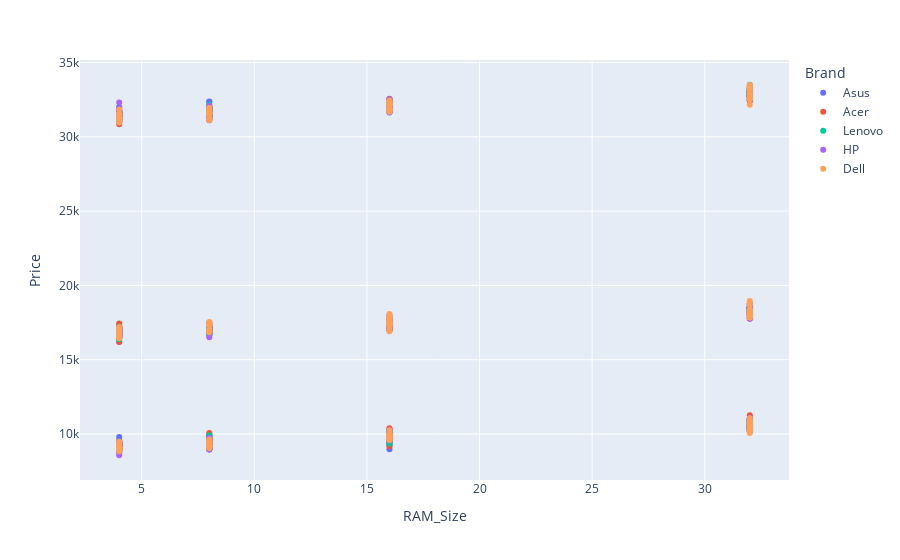

Write notebook code for a chart like this one.
### Code cell
fig = px.scatter(data_frame=df, x = 'RAM_Size', y = 'Price', color = 'Brand')
fig.show()

### Figure 1 — Plotly figure (JSON) as saved in the notebook; plotly's stock layout.template omitted (floating-point values rounded to 4 significant figures; data arrays with more than 128 entries replaced by an {"elided": "..."} marker saying what was removed)
{"data": [{"hovertemplate": "Brand=Asus<br>RAM_Size=%{x}<br>Price=%{y}<extra></extra>", "legendgroup": "Asus", "marker": {"color": "#636efa", "symbol": "circle"}, "mode": "markers", "name": "Asus", "orientation": "v", "showlegend": true, "type": "scatter", "x": {"elided": "206 int values"}, "xaxis": "x", "y": {"elided": "206 float values"}, "yaxis": "y"}, {"hovertemplate": "Brand=Acer<br>RAM_Size=%{x}<br>Price=%{y}<extra></extra>", "legendgroup": "Acer", "marker": {"color": "#EF553B", "symbol": "circle"}, "mode": "markers", "name": "Acer", "orientation": "v", "showlegend": true, "type": "scatter", "x": {"elided": "204 int values"}, "xaxis": "x", "y": {"elided": "204 float values"}, "yaxis": "y"}, {"hovertemplate": "Brand=Lenovo<br>RAM_Size=%{x}<br>Price=%{y}<extra></extra>", "legendgroup": "Lenovo", "marker": {"color": "#00cc96", "symbol": "circle"}, "mode": "markers", "name": "Lenovo", "orientation": "v", "showlegend": true, "type": "scatter", "x": {"elided": "190 int values"}, "xaxis": "x", "y": {"elided": "190 float values"}, "yaxis": "y"}, {"hovertemplate": "Brand=HP<br>RAM_Size=%{x}<br>Price=%{y}<extra></extra>", "legendgroup": "HP", "marker": {"color": "#ab63fa", "symbol": "circle"}, "mode": "markers", "name": "HP", "orientation": "v", "showlegend": true, "type": "scatter", "x": {"elided": "190 int values"}, "xaxis": "x", "y": {"elided": "190 float values"}, "yaxis": "y"}, {"hovertemplate": "Brand=Dell<br>RAM_Size=%{x}<br>Price=%{y}<extra></extra>", "legendgroup": "Dell", "marker": {"color": "#FFA15A", "symbol": "circle"}, "mode": "markers", "name": "Dell", "orientation": "v", "showlegend": true, "type": "scatter", "x": {"elided": "210 int values"}, "xaxis": "x", "y": {"elided": "210 float values"}, "yaxis": "y"}], "layout": {"legend": {"title": {"text": "Brand"}, "tracegroupgap": 0}, "margin": {"t": 60}, "xaxis": {"anchor": "y", "domain": [0, 1], "title": {"text": "RAM_Size"}}, "yaxis": {"anchor": "x", "domain": [0, 1], "title": {"text": "Price"}}}}
